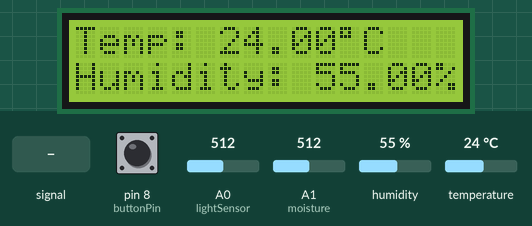
Recording of a sketch running on a simulated Arduino Uno, built with avr-gcc and run on an emulated ATmega328P. On the bench: 16×2 character LCD. The inputs (shaded band) are chosen by the test bench; at power-on: pin 8 (buttonPin) HIGH, A0 (lightSensor) = 512, humidity 55 %, A1 (moisture) = 512, temperature 24 °C.

Above: at 3.6 s.
3.7 s: pin 8 (buttonPin) pulled LOW for 0.15 s
At 4.5 s:
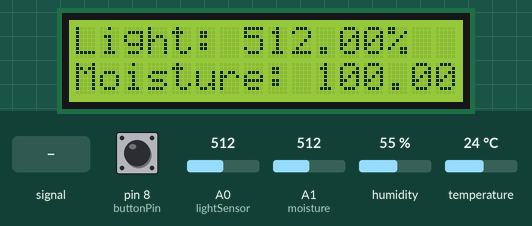
5.3 s: A0 (lightSensor) set to 716
At 6.8 s:
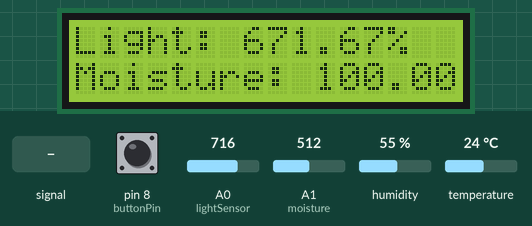
10.5 s: humidity set to 68 %
19.0 s: A0 (lightSensor) fed a 200 Hz sine of ±81 counts around its level
At 22.0 s:
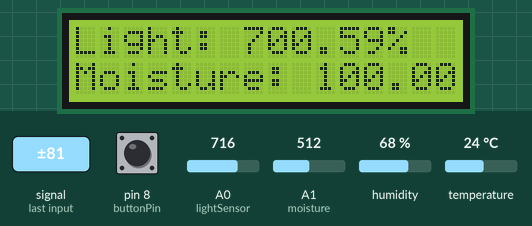
25.5 s: A1 (moisture) set to 716
At 27.8 s:
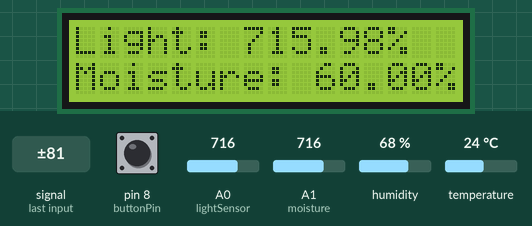
31.5 s: pin 8 (buttonPin) pulled LOW for 1 s
At 32.8 s:
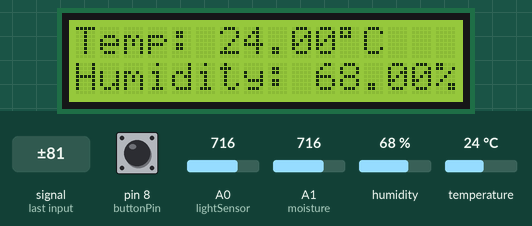
Timing chart, 0 to 34.5 s (numbered marks = the images above; inputs shaded):
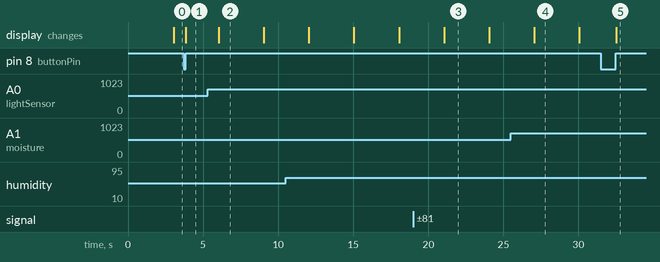

Measured:
- after the input at 3.7 s, the display: changes after 0.16 s (image 1)
- after the input at 5.3 s, the display: changes after 0.75 s (image 2)
- after the input at 25.5 s, the display: changes after 1.6 s (image 4)
- after the input at 31.5 s, the display: changes after 1.0 s (image 5)
- what the display in image 2 shows lasts 3.0 s, from 6.0 s to 9.0 s

The sketch:

greenHouseMonitor.ino
```cpp
#include <LiquidCrystal.h>
#include <DHT.h>
#include <PinChangeInt.h>;
#include <string.h>

#define DHT11_PIN 7
#define DHTTYPE DHT11
#define lightSensor A0
#define moisture A1
DHT dht(DHT11_PIN, DHTTYPE);
const int rs = 12, en = 11, d4 = 5, d5 = 4, d6 = 3, d7 = 2;
LiquidCrystal lcd(rs, en, d4, d5, d6, d7);
const int buttonPin = 8;


int temp;
int humidity;
int light;
int lightPourcent;
String displaysString[4];
String units[4];
double values[4];
int page;
unsigned long previousRefreshTime;
unsigned long previousScrollTime;
int calibrationValue;
double lightMean;
double meanIndex;

void setup(){
  lcd.begin(16, 2);
  dht.begin();
  Serial.begin(9600);
  pinMode(buttonPin, INPUT_PULLUP);
  PCintPort::attachInterrupt(buttonPin, scroll, RISING);
  displaysString[0] = "Temp: ";
  displaysString[1] = "Humidity: ";
  displaysString[2] = "Light: ";
  displaysString[3] = "Moisture: ";
  units[0] = (char)223;
  units[0].concat("C");
  units[1] = "%";
  units[2] = "%";
  units[3] = "%";
  page = 0;
  previousRefreshTime = 0;
  previousScrollTime = 0;
  meanIndex = 0;
  calibration();
}

void loop(){
  if ( millis()- previousRefreshTime > 3000){
    previousRefreshTime = millis();
    refresh();
  }
  lightMean += analogRead(lightSensor);
  meanIndex++;
}

void refresh(){
  values[0] = dht.readTemperature();
  values[1] = dht.readHumidity();
  values[2] = lightMean/meanIndex;
  values[3] = map(analogRead(moisture),1023,calibrationValue,0,100);
  meanIndex = 0;
  lightMean = 0;
  lcd.setCursor(0,0);
  lcd.print(displaysString[2*page]);
  lcd.print(values[2*page]);
  lcd.print(units[2*page]);
  lcd.print("                       ");
  lcd.setCursor(0, 1);
  lcd.print(displaysString[2*page+1]);
  lcd.print(values[2*page+1]);
  lcd.print(units[2*page+1]);
  lcd.print("                       ");
}

void scroll(){
  if ( millis() - previousScrollTime > 100){
    page = !page;
    previousScrollTime = millis();
  }
   lcd.setCursor(0,0);
   lcd.print(displaysString[2*page]);
   lcd.print(values[2*page]);
   lcd.print(units[2*page]);
   lcd.print("                       ");
   lcd.setCursor(0, 1);
   lcd.print(displaysString[2*page+1]);
   lcd.print(values[2*page+1]);
   lcd.print(units[2*page+1]);
   lcd.print("                       ");
}

void calibration(){
  calibrationValue = analogRead(moisture);
}
```
